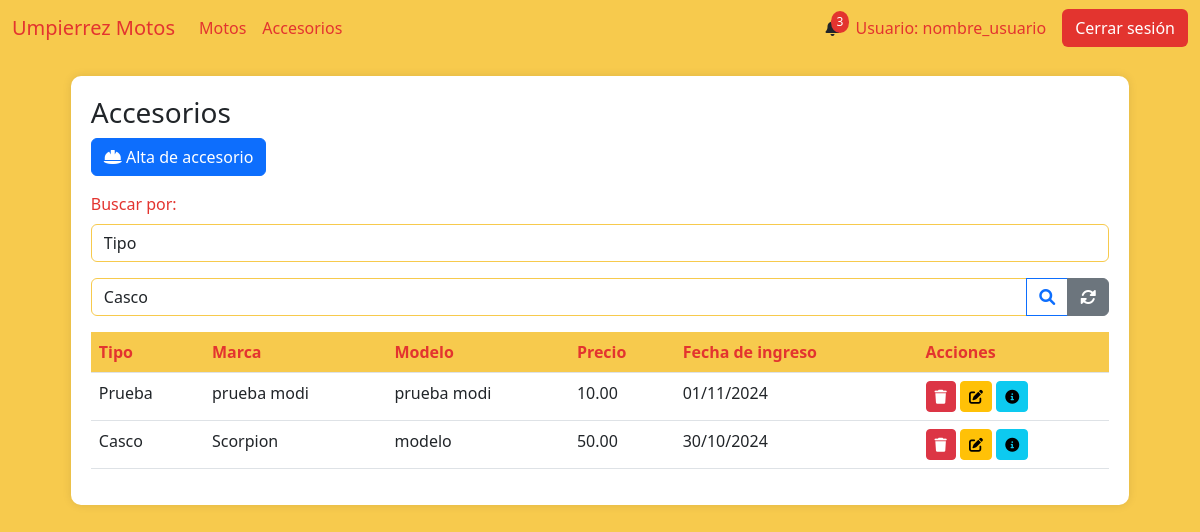
Page /accesorios on the earlier database version.
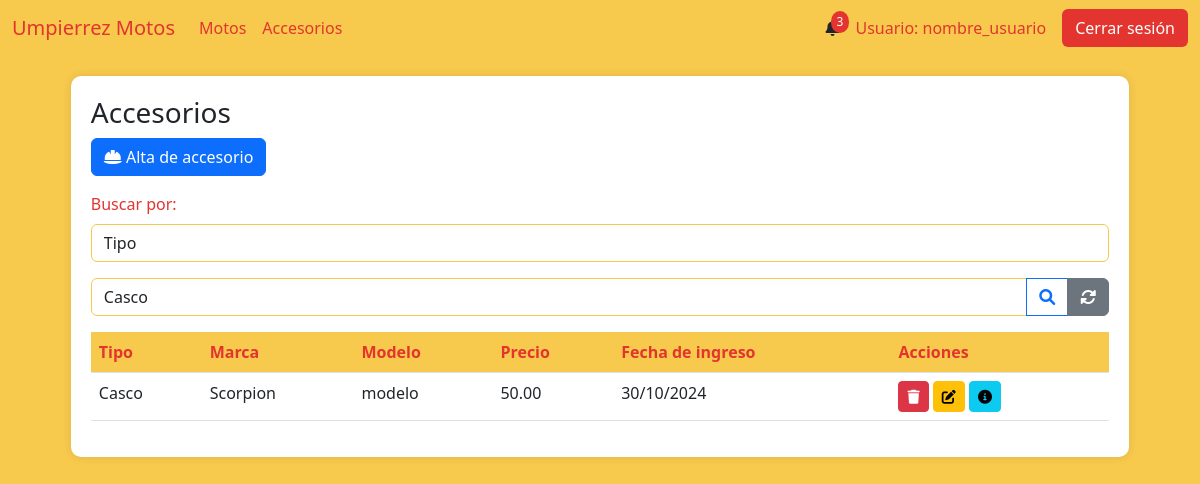
Same page on the later database version.
### AppUM/models.py (models this page shows)
class Accesorio(models.Model):
    tipo = models.CharField(max_length=20)
    marca = models.CharField(max_length=20)
    modelo = models.CharField(max_length=20)
    precio = models.DecimalField(max_digits=10, decimal_places=2)
    foto = models.ImageField(null=True, blank=True, upload_to="accesorios/")
    activo = models.BooleanField()
    fecha_ingreso = models.DateTimeField(auto_now_add=True)

### AppUM/views.py (the view)
# urls.py: path('accesorios', views.vista_inventario_accesorios,name="Accesorios"),
def vista_inventario_accesorios(req):
    accesorios = Accesorio.objects.filter(activo=1).order_by('-fecha_ingreso')
    logo_um = Logos.objects.get(id=1)
    paginator = Paginator(accesorios, 5)  # 5 accesorios por página
    page_number = req.GET.get('page')  # Obtiene el número de página desde la URL
    page_obj = paginator.get_page(page_number)  # Obtiene la página solicitada
    return render(req,"perfil_administrativo/accesorios/accesorios.html",{'page_obj': page_obj,"accesorios":accesorios,"logo_um":logo_um.logo_UM.url if logo_um.logo_UM else None})

### AppUM/templates/perfil_administrativo/accesorios/accesorios.html (shortened to what this page needs)
{% extends "perfil_administrativo/padre_perfil_administrativo.html" %}
{% load static %}
{% block contenidoQueCambia %}
<div class="table-container" id="inventarios">
    <h3>Accesorios</h3>
    <a href="{% url 'AccesorioAlta' %}" class="btn btn-primary mb-3">
        <i class="fas fa-helmet-safety"></i> Alta de accesorio
    </a>
    <div class="mb-3">
        <label for="estado" class="form-label">Buscar por:</label>
        <select class="form-control" name="estado_accesorio" id="tipo_busqueda" onchange="tipo_busqueda()">
            <option value="tipo">Tipo</option>
        </select>
    </div>
    <form action="{% url 'BusquedaTipoAccesorio' %}" enctype="multipart/form-data" method="get" id="busqueda_tipo">{% csrf_token %}
        <div class="input-group mb-3">
            <select class="form-control" name="tipo_accesorio" id="tipo_accesorio">
                <option value="casco">Casco</option>
            </select>
            <button class="btn btn-outline-primary" type="submit">
                <i class="fas fa-search"></i>
            </button>
            <a href="{% url 'Accesorios' %}" class="btn btn-secondary">
                <i class="fas fa-sync-alt"></i>
            </a>
        </div>
    </form>
    <table class="table">
        <thead>
            <tr>
                <th>Tipo</th>
                <th>Marca</th>
                <th>Modelo</th>
                <th>Precio</th>
                <th>Fecha de ingreso</th>
                <th>Acciones</th>
            </tr>
        </thead>
        <tbody>
            {% if page_obj %}
                {% for accesorios in page_obj %}
            <tr>
                <td>{{ accesorios.tipo }}</td>
                <td>{{ accesorios.marca }}</td>
                <td>{{ accesorios.modelo}}</td>
                <td>{{ accesorios.precio}}</td>
                <td>{{ accesorios.fecha_ingreso|date:"d/m/Y"}}</td>
                <td>
                    <a href="{% url 'AccesorioBaja' accesorios.id %}"><button class="btn btn-sm btn-danger"><i class="fas fa-trash"></i></button></a>
                    <a href="{% url 'AccesorioModificacion' accesorios.id %}"><button class="btn btn-sm btn-warning"><i class="fas fa-edit"></i></button></a>
                    <a href="{% url 'AccesorioDetalle' accesorios.id %}"><button class="btn btn-sm btn-info"><i class="fas fa-info-circle"></i></button></a>
                </td>
            </tr>
            {% endfor %}
            {% else %}
                <tr>
                    <td colspan="9" class="text-center text-muted">
                        No hay registros de accesorios disponibles.
                    </td>
                </tr>
            {% endif %}
        </tbody>
    </table>
</div>
{% endblock %}

Differences in the rows shown:
removed Accesorio: tipo "Prueba", marca "prueba modi", modelo "prueba modi", precio "10.00", fecha_ingreso "01/11/2024"
